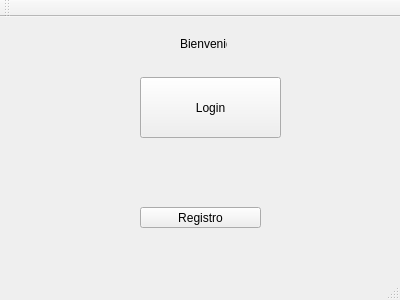
<?xml version="1.0" encoding="UTF-8"?>
<ui version="4.0">
 <class>MainWindow</class>
 <widget class="QMainWindow" name="MainWindow">
  <property name="geometry">
   <rect>
    <x>0</x>
    <y>0</y>
    <width>400</width>
    <height>300</height>
   </rect>
  </property>
  <property name="windowTitle">
   <string>MainWindow</string>
  </property>
  <widget class="QWidget" name="centralWidget">
   <widget class="QPushButton" name="pushButton">
    <property name="geometry">
     <rect>
      <x>140</x>
      <y>190</y>
      <width>121</width>
      <height>21</height>
     </rect>
    </property>
    <property name="text">
     <string>Registro</string>
    </property>
   </widget>
   <widget class="QPushButton" name="pushButton_2">
    <property name="geometry">
     <rect>
      <x>140</x>
      <y>60</y>
      <width>141</width>
      <height>61</height>
     </rect>
    </property>
    <property name="text">
     <string>Login</string>
    </property>
   </widget>
   <widget class="QLabel" name="label">
    <property name="geometry">
     <rect>
      <x>180</x>
      <y>20</y>
      <width>47</width>
      <height>13</height>
     </rect>
    </property>
    <property name="text">
     <string>Bienvenido</string>
    </property>
   </widget>
  </widget>
  <widget class="QMenuBar" name="menuBar">
   <property name="geometry">
    <rect>
     <x>0</x>
     <y>0</y>
     <width>400</width>
     <height>21</height>
    </rect>
   </property>
  </widget>
  <widget class="QToolBar" name="mainToolBar">
   <attribute name="toolBarArea">
    <enum>TopToolBarArea</enum>
   </attribute>
   <attribute name="toolBarBreak">
    <bool>false</bool>
   </attribute>
  </widget>
  <widget class="QStatusBar" name="statusBar"/>
 </widget>
 <layoutdefault spacing="6" margin="11"/>
 <resources/>
 <connections/>
</ui>
